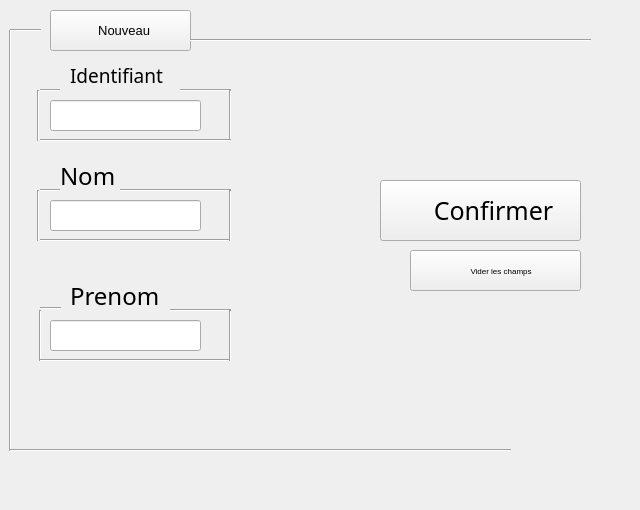
     <widget class="QWidget" name="tab_10">
      <attribute name="title">
       <string>Ajouter</string>
      </attribute>
      <widget class="Line" name="line_338">
       <property name="geometry">
        <rect>
         <x>30</x>
         <y>90</y>
         <width>16</width>
         <height>51</height>
        </rect>
       </property>
       <property name="orientation">
        <enum>Qt::Vertical</enum>
       </property>
      </widget>
      <widget class="QLabel" name="label_124">
       <property name="geometry">
        <rect>
         <x>70</x>
         <y>60</y>
         <width>101</width>
         <height>31</height>
        </rect>
       </property>
       <property name="font">
        <font>
         <family>Bahnschrift</family>
         <pointsize>14</pointsize>
        </font>
       </property>
       <property name="text">
        <string>Identifiant</string>
       </property>
      </widget>
      <widget class="Line" name="line_339">
       <property name="geometry">
        <rect>
         <x>0</x>
         <y>30</y>
         <width>20</width>
         <height>421</height>
        </rect>
       </property>
       <property name="orientation">
        <enum>Qt::Vertical</enum>
       </property>
      </widget>
      <widget class="QLineEdit" name="idEdit_8">
       <property name="geometry">
        <rect>
         <x>50</x>
         <y>100</y>
         <width>151</width>
         <height>31</height>
        </rect>
       </property>
       <property name="font">
        <font>
         <pointsize>14</pointsize>
        </font>
       </property>
      </widget>
      <widget class="QPushButton" name="pushButton_34">
       <property name="geometry">
        <rect>
         <x>50</x>
         <y>10</y>
         <width>141</width>
         <height>41</height>
        </rect>
       </property>
       <property name="font">
        <font>
         <pointsize>10</pointsize>
        </font>
       </property>
       <property name="text">
        <string>  Nouveau</string>
       </property>
      </widget>
      <widget class="Line" name="line_340">
       <property name="geometry">
        <rect>
         <x>40</x>
         <y>80</y>
         <width>20</width>
         <height>20</height>
        </rect>
       </property>
       <property name="orientation">
        <enum>Qt::Horizontal</enum>
       </property>
      </widget>
      <widget class="Line" name="line_341">
       <property name="geometry">
        <rect>
         <x>180</x>
         <y>80</y>
         <width>51</width>
         <height>20</height>
        </rect>
       </property>
       <property name="orientation">
        <enum>Qt::Horizontal</enum>
       </property>
      </widget>
      <widget class="Line" name="line_342">
       <property name="geometry">
        <rect>
         <x>220</x>
         <y>90</y>
         <width>20</width>
         <height>51</height>
        </rect>
       </property>
       <property name="orientation">
        <enum>Qt::Vertical</enum>
       </property>
      </widget>
      <widget class="Line" name="line_343">
       <property name="geometry">
        <rect>
         <x>40</x>
         <y>130</y>
         <width>191</width>
         <height>20</height>
        </rect>
       </property>
       <property name="orientation">
        <enum>Qt::Horizontal</enum>
       </property>
      </widget>
      <widget class="Line" name="line_344">
       <property name="geometry">
        <rect>
         <x>10</x>
         <y>20</y>
         <width>31</width>
         <height>20</height>
        </rect>
       </property>
       <property name="orientation">
        <enum>Qt::Horizontal</enum>
       </property>
      </widget>
      <widget class="QLabel" name="label_110">
       <property name="geometry">
        <rect>
         <x>30</x>
         <y>10</y>
         <width>41</width>
         <height>41</height>
        </rect>
       </property>
       <property name="text">
        <string/>
       </property>
      </widget>
      <widget class="Line" name="line_345">
       <property name="geometry">
        <rect>
         <x>10</x>
         <y>440</y>
         <width>501</width>
         <height>20</height>
        </rect>
       </property>
       <property name="orientation">
        <enum>Qt::Horizontal</enum>
       </property>
      </widget>
      <widget class="Line" name="line_346">
       <property name="geometry">
        <rect>
         <x>190</x>
         <y>30</y>
         <width>401</width>
         <height>20</height>
        </rect>
       </property>
       <property name="orientation">
        <enum>Qt::Horizontal</enum>
       </property>
      </widget>
      <widget class="Line" name="line_347">
       <property name="geometry">
        <rect>
         <x>120</x>
         <y>180</y>
         <width>111</width>
         <height>20</height>
        </rect>
       </property>
       <property name="orientation">
        <enum>Qt::Horizontal</enum>
       </property>
      </widget>
      <widget class="Line" name="line_348">
       <property name="geometry">
        <rect>
         <x>30</x>
         <y>190</y>
         <width>16</width>
         <height>51</height>
        </rect>
       </property>
       <property name="orientation">
        <enum>Qt::Vertical</enum>
       </property>
      </widget>
      <widget class="QLabel" name="label_126">
       <property name="geometry">
        <rect>
         <x>60</x>
         <y>160</y>
         <width>91</width>
         <height>31</height>
        </rect>
       </property>
       <property name="font">
        <font>
         <family>Bahnschrift</family>
         <pointsize>18</pointsize>
        </font>
       </property>
       <property name="text">
        <string>Nom</string>
       </property>
      </widget>
      <widget class="Line" name="line_349">
       <property name="geometry">
        <rect>
         <x>40</x>
         <y>230</y>
         <width>191</width>
         <height>20</height>
        </rect>
       </property>
       <property name="orientation">
        <enum>Qt::Horizontal</enum>
       </property>
      </widget>
      <widget class="QLineEdit" name="nomEdit_8">
       <property name="geometry">
        <rect>
         <x>50</x>
         <y>200</y>
         <width>151</width>
         <height>31</height>
        </rect>
       </property>
       <property name="font">
        <font>
         <pointsize>14</pointsize>
        </font>
       </property>
      </widget>
      <widget class="Line" name="line_350">
       <property name="geometry">
        <rect>
         <x>40</x>
         <y>180</y>
         <width>20</width>
         <height>20</height>
        </rect>
       </property>
       <property name="orientation">
        <enum>Qt::Horizontal</enum>
       </property>
      </widget>
      <widget class="Line" name="line_351">
       <property name="geometry">
        <rect>
         <x>220</x>
         <y>190</y>
         <width>20</width>
         <height>51</height>
        </rect>
       </property>
       <property name="orientation">
        <enum>Qt::Vertical</enum>
       </property>
      </widget>
      <widget class="Line" name="line_352">
       <property name="geometry">
        <rect>
         <x>170</x>
         <y>300</y>
         <width>61</width>
         <height>20</height>
        </rect>
       </property>
       <property name="orientation">
        <enum>Qt::Horizontal</enum>
       </property>
      </widget>
      <widget class="Line" name="line_353">
       <property name="geometry">
        <rect>
         <x>30</x>
         <y>310</y>
         <width>20</width>
         <height>51</height>
        </rect>
       </property>
       <property name="orientation">
        <enum>Qt::Vertical</enum>
       </property>
      </widget>
      <widget class="QLabel" name="label_127">
       <property name="geometry">
        <rect>
         <x>70</x>
         <y>280</y>
         <width>91</width>
         <height>31</height>
        </rect>
       </property>
       <property name="font">
        <font>
         <family>Bahnschrift</family>
         <pointsize>18</pointsize>
        </font>
       </property>
       <property name="text">
        <string>Prenom</string>
       </property>
      </widget>
      <widget class="Line" name="line_354">
       <property name="geometry">
        <rect>
         <x>40</x>
         <y>350</y>
         <width>191</width>
         <height>20</height>
        </rect>
       </property>
       <property name="orientation">
        <enum>Qt::Horizontal</enum>
       </property>
      </widget>
      <widget class="QLineEdit" name="prenomEdit_8">
       <property name="geometry">
        <rect>
         <x>50</x>
         <y>320</y>
         <width>151</width>
         <height>31</height>
        </rect>
       </property>
       <property name="font">
        <font>
         <pointsize>14</pointsize>
        </font>
       </property>
      </widget>
      <widget class="Line" name="line_355">
       <property name="geometry">
        <rect>
         <x>40</x>
         <y>300</y>
         <width>21</width>
         <height>16</height>
        </rect>
       </property>
       <property name="orientation">
        <enum>Qt::Horizontal</enum>
       </property>
      </widget>
      <widget class="Line" name="line_356">
       <property name="geometry">
        <rect>
         <x>220</x>
         <y>310</y>
         <width>20</width>
         <height>51</height>
        </rect>
       </property>
       <property name="orientation">
        <enum>Qt::Vertical</enum>
       </property>
      </widget>
      <widget class="QLabel" name="label_113">
       <property name="geometry">
        <rect>
         <x>350</x>
         <y>180</y>
         <width>61</width>
         <height>61</height>
        </rect>
       </property>
       <property name="text">
        <string/>
       </property>
      </widget>
      <widget class="QPushButton" name="pushButton_35">
       <property name="geometry">
        <rect>
         <x>380</x>
         <y>180</y>
         <width>201</width>
         <height>61</height>
        </rect>
       </property>
       <property name="font">
        <font>
         <family>Bahnschrift</family>
         <pointsize>19</pointsize>
        </font>
       </property>
       <property name="cursor">
        <cursorShape>PointingHandCursor</cursorShape>
       </property>
       <property name="text">
        <string>    Confirmer</string>
       </property>
      </widget>
      <widget class="QPushButton" name="pushButton_36">
       <property name="geometry">
        <rect>
         <x>410</x>
         <y>250</y>
         <width>171</width>
         <height>41</height>
        </rect>
       </property>
       <property name="font">
        <font>
         <pointsize>6</pointsize>
        </font>
       </property>
       <property name="cursor">
        <cursorShape>PointingHandCursor</cursorShape>
       </property>
       <property name="text">
        <string>     Vider les champs</string>
       </property>
      </widget>
      <widget class="QLabel" name="label_114">
       <property name="geometry">
        <rect>
         <x>390</x>
         <y>250</y>
         <width>41</width>
         <height>41</height>
        </rect>
       </property>
       <property name="text">
        <string/>
       </property>
      </widget>
      <widget class="QLabel" name="label_115">
       <property name="geometry">
        <rect>
         <x>0</x>
         <y>0</y>
         <width>631</width>
         <height>501</height>
        </rect>
       </property>
       <property name="text">
        <string/>
       </property>
      </widget>
      <zorder>label_115</zorder>
      <zorder>line_338</zorder>
      <zorder>label_124</zorder>
      <zorder>line_339</zorder>
      <zorder>idEdit_8</zorder>
      <zorder>pushButton_34</zorder>
      <zorder>line_340</zorder>
      <zorder>line_341</zorder>
      <zorder>line_342</zorder>
      <zorder>line_343</zorder>
      <zorder>line_344</zorder>
      <zorder>line_345</zorder>
      <zorder>line_346</zorder>
      <zorder>line_347</zorder>
      <zorder>line_348</zorder>
      <zorder>label_126</zorder>
      <zorder>line_349</zorder>
      <zorder>nomEdit_8</zorder>
      <zorder>line_350</zorder>
      <zorder>line_351</zorder>
      <zorder>line_352</zorder>
      <zorder>line_353</zorder>
      <zorder>label_127</zorder>
      <zorder>line_354</zorder>
      <zorder>prenomEdit_8</zorder>
      <zorder>line_355</zorder>
      <zorder>line_356</zorder>
      <zorder>pushButton_35</zorder>
      <zorder>pushButton_36</zorder>
      <zorder>label_110</zorder>
      <zorder>label_113</zorder>
      <zorder>label_114</zorder>
     </widget>
